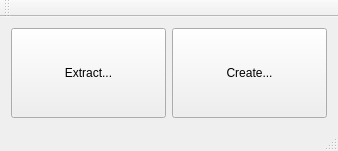
<?xml version="1.0" encoding="UTF-8"?>
<ui version="4.0">
 <class>MainWindow</class>
 <widget class="QMainWindow" name="MainWindow">
  <property name="geometry">
   <rect>
    <x>0</x>
    <y>0</y>
    <width>338</width>
    <height>151</height>
   </rect>
  </property>
  <property name="sizePolicy">
   <sizepolicy hsizetype="Fixed" vsizetype="Fixed">
    <horstretch>0</horstretch>
    <verstretch>0</verstretch>
   </sizepolicy>
  </property>
  <property name="minimumSize">
   <size>
    <width>338</width>
    <height>151</height>
   </size>
  </property>
  <property name="maximumSize">
   <size>
    <width>338</width>
    <height>151</height>
   </size>
  </property>
  <property name="windowTitle">
   <string>MainWindow</string>
  </property>
  <widget class="QWidget" name="centralWidget">
   <layout class="QGridLayout" name="gridLayout">
    <item row="0" column="1">
     <widget class="QPushButton" name="createArchivePushButton">
      <property name="sizePolicy">
       <sizepolicy hsizetype="Minimum" vsizetype="Minimum">
        <horstretch>0</horstretch>
        <verstretch>0</verstretch>
       </sizepolicy>
      </property>
      <property name="text">
       <string>Create...</string>
      </property>
     </widget>
    </item>
    <item row="0" column="0">
     <widget class="QPushButton" name="extractArchivePushButton">
      <property name="sizePolicy">
       <sizepolicy hsizetype="Minimum" vsizetype="Minimum">
        <horstretch>0</horstretch>
        <verstretch>0</verstretch>
       </sizepolicy>
      </property>
      <property name="text">
       <string>Extract...</string>
      </property>
     </widget>
    </item>
   </layout>
  </widget>
  <widget class="QMenuBar" name="menuBar">
   <property name="geometry">
    <rect>
     <x>0</x>
     <y>0</y>
     <width>338</width>
     <height>23</height>
    </rect>
   </property>
  </widget>
  <widget class="QToolBar" name="mainToolBar">
   <attribute name="toolBarArea">
    <enum>TopToolBarArea</enum>
   </attribute>
   <attribute name="toolBarBreak">
    <bool>false</bool>
   </attribute>
  </widget>
  <widget class="QStatusBar" name="statusBar"/>
 </widget>
 <layoutdefault spacing="6" margin="11"/>
 <resources/>
 <connections/>
</ui>
